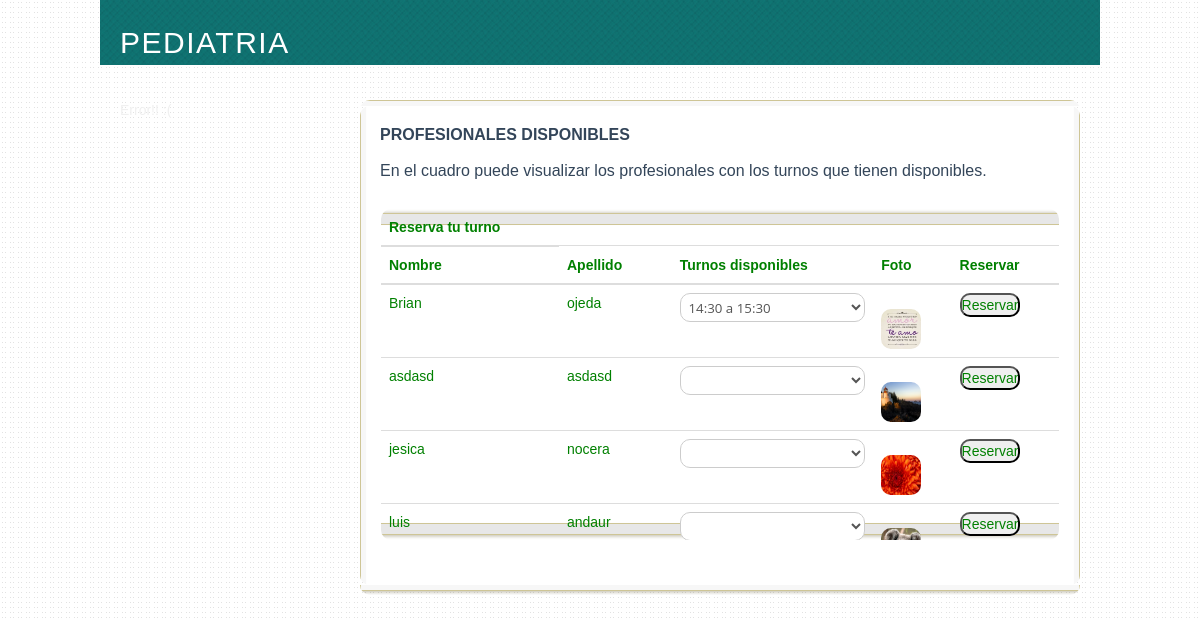
The page /pediatria.php (signed in) on the database its author committed.
### tables this page shows
CREATE TABLE IF NOT EXISTS `medico` (
  `idMedico` int(11) NOT NULL,
  `idEspecialidad` int(11) NOT NULL,
  `idPersona` int(11) NOT NULL
);

CREATE TABLE IF NOT EXISTS `persona` (
  `idPersona` int(11) NOT NULL,
  `nombre` varchar(50) NOT NULL,
  `apellido` varchar(50) NOT NULL,
  `dni` int(11) NOT NULL,
  `direccion` varchar(100) NOT NULL,
  `telefono` int(11) NOT NULL,
  `foto` varchar(50) NOT NULL
);

### class/AccesoDatos.php (called while the page is built, shortened)
<?php
class AccesoDatos
{
    private static $ObjetoAccesoDatos;
    private $objetoPDO;
    private function __construct()
    {
        try {
            $this->objetoPDO = new PDO('mysql:host=localhost;dbname=reservamedica;charset=utf8', 'root', '', array(PDO::ATTR_EMULATE_PREPARES => false,PDO::ATTR_ERRMODE => PDO::ERRMODE_EXCEPTION));
            $this->objetoPDO->exec("SET CHARACTER SET utf8");
            }
        catch (PDOException $e) {
            print "Error!: " . $e->getMessage();
            die();
        }
    }
    public function RetornarConsulta($sql)
    {
        return $this->objetoPDO->prepare($sql);
    }
    public static function dameUnObjetoAcceso()
    {
        if (!isset(self::$ObjetoAccesoDatos)) {
            self::$ObjetoAccesoDatos = new AccesoDatos();
        }
        return self::$ObjetoAccesoDatos;
    }
}
?>

### class/medico.php (called while the page is built, shortened)
<?php
class medico
{
  	public static function TraerTodosLosMedicos()
	{
			$objetoAccesoDato = AccesoDatos::dameUnObjetoAcceso();
			$consulta =$objetoAccesoDato->RetornarConsulta("call TraerTodosLosMedicos()");
			$consulta->execute();
			return $consulta->fetchAll(PDO::FETCH_CLASS, "medico");
	}
}

### class/turno.php (called while the page is built, shortened)
<?php
class turno
{
  	public static function TraerTodosLosTurnos()
	{
			$objetoAccesoDato = AccesoDatos::dameUnObjetoAcceso();
			$consulta =$objetoAccesoDato->RetornarConsulta("call TraerTodosLosTurnos()");
			$consulta->execute();
			return $consulta->fetchAll(PDO::FETCH_CLASS, "turno");
	}
}

### class/hora.php (called while the page is built, shortened)
<?php
class hora
{
	public static function TraerUnaHoraPorID($id)
	{
			$objetoAccesoDato = AccesoDatos::dameUnObjetoAcceso();
			$consulta =$objetoAccesoDato->RetornarConsulta("call TraerUnaHoraPorID(:id)");
			$consulta->bindValue(':id', $id, PDO::PARAM_STR);
			$consulta->execute();
			$cdBuscado= $consulta->fetchObject('hora');
			return $cdBuscado;
	}
}

### pediatria.php (the view, shortened to what this page needs)
<!DOCTYPE html>
<?php
	require_once("class/AccesoDatos.php");
	require_once("class/medico.php");
	require_once("class/turno.php");
	require_once("class/hora.php");
	$arrayMedico=medico::TraerTodosLosMedicos();
	$arrayTurno=turno::TraerTodosLosTurnos();
 ?>
<link rel="stylesheet" href="bower_components/bootstrap/dist/css/bootstrap.min.css">
<link rel="stylesheet" type="text/css" href="css/estilo.css">
<link rel="stylesheet" type="text/css" href="css/animacion.css">
<html>
<head>
	<link rel="stylesheet" href="css/style.css" type="text/css">
</head>
<body onload="botonesPrincipales()">
	<div class="background">
		<div class="page">
			<a href="index.php" id="logo">Pediatria</a>
			<div id="botones" class="sidebar">
			</div>
			<?php if(isset($_SESSION['registrado']))
			{ ?>
			<div class="body" id="body" name="body">
				<div class="programs">
					<div>
						<div>
							<div>
								<h4>Profesionales disponibles</h4>
								<h3>En el cuadro puede visualizar los profesionales con los turnos que tienen disponibles.</h3>
							<div class="featured" style="overflow:scroll;">
								<table  class='table table-hover table-responsive' style="color:green;">
										<thead>
											<tr>
												<th >Reserva tu turno</th>
											</tr>
											<tr>
												<th>Nombre</th><th>Apellido</th><th>Turnos disponibles</th><th>Foto</th><th>Reservar</th>
											</tr>
										</thead>
										<tbody style="">
											<?php
											foreach ($arrayMedico as $medico)
											 {
											 	$idTurno=0;
											 	if($medico->especialidad=="pediatria" )
											 	{
														echo"
															<tr>
																<td>$medico->nombre</td>
																<td>$medico->apellido</td>
																<td>
																<select name='turnos'>";
																foreach ($arrayTurno as $turno)
																 {
																	if($turno->idMedico==$medico->id )
																	{
																		$hora=hora::TraerUnaHoraPorID($turno->idHora);
																		$idTurno=$turno->id;
																		echo "
														           			 <option value='$hora->id'>
														           			 	$hora->descripcion
														           			 </option>";
																	}
																}
															echo" </select>
															</td>";
															echo "<td><img  class='fotoGrilla' src='fotos/$medico->foto'</td>";
															echo "<td><input type='button' value='Reservar' onclick=".'"Reserva('."'$idTurno')".'">';
															echo"</td>
															</tr>";
													}
												}
												 ?>
										</tbody>
								</table>
							</div>
						</div>
					</div>
				</div>
			</div>
			<?php 	}else	{
		echo "<h4 class='glyphicon'>No estas registrado, debe loguearse para ver el contenido de la pagina</h4>";
	}?>
	</div>
</body>
</html>

### css/estilo.css (style rules this page uses)
* { margin:0; padding:0; border-radius: 10px; }
.table-hover>tbody>tr>td { border-radius: 0px ; }
.fotoGrilla { width: 40px; height: 40px; }
body { margin: 0 auto; color:#f0f0f0; background:#3f51b5; font-family:'Open Sans',sans-serif; }
select { width:100%; background:#fff; margin-bottom:2%; border:1px solid #ccc; padding:2%; font-family:'Open Sans',sans-serif; font-size:95%; color:#555; }
h4,h6 { color:#126663; }

### css/style.css (style rules this page uses)
body { margin:0; font-family:Arial, Helvetica, sans-serif; background:url(../images/bg-body.png); }
a { outline:none; }
.background { background:url(../images/bg-background.jpg) no-repeat center top; }
.page { width:960px; margin:0 auto; padding:22px 0 0; }
a#logo { color: #FFFFFF; display: block; font-family: Geneva, Tahoma, Verdana, sans-serif; font-size: 30px; letter-spacing: 0.05em; margin: 0 0 35px; text-decoration: none; text-transform: uppercase; }
.sidebar { float:left; width:240px; }
.body { float:left; margin:0 0 16px; width:720px; }
.body .programs div div { background:url(../images/bg-content.png) repeat-y scroll left top transparent; overflow:hidden; padding:0; }
.body .programs div div div:first-child { overflow:hidden; padding:15px 20px 45px; }
.body .programs div div div:first-child h4 { color:#334559; font-family:"Lucida Grande", "Lucida Sans Unicode", "Lucida Sans", Geneva, Verdana, sans-serif; font-size:16px; font-weight:700; line-height:28px; margin:0; text-transform:uppercase; }
.body .programs div div div:first-child h3 { color:#334559; font-family:"Lucida Grande", "Lucida Sans Unicode", "Lucida Sans", Geneva, Verdana, sans-serif; font-size:16px; font-weight:400; line-height:26px; margin:9px 0 25px; }
.body .programs div div div.featured { background:url(../images/bg-programs-featured.png) repeat-x left top; height:331px; margin:0 1px; position:relative; }
.body .programs div div div.featured img { margin:16px 0 0; }
.body .blog, .body .programs, .body .services, .body .contact { background:url(../images/bg-page-content2.png) no-repeat scroll left bottom transparent; padding:0 0 10px; }
.body .blog div, .body .programs div, .body .services div, .body .contact div { background:url(../images/bg-page-content2-top.png) no-repeat scroll left top transparent; padding:6px 0 0; }

### rows shown on the page
medico: idPersona.nombre "Brian", idPersona.apellido "ojeda", idPersona.foto (picture)
medico: idPersona.nombre "asdasd", idPersona.apellido "asdasd", idPersona.foto (picture)
medico: idPersona.nombre "jesica", idPersona.apellido "nocera", idPersona.foto (picture)
medico: idPersona.nombre "luis", idPersona.apellido "andaur", idPersona.foto (picture)

### other values the page prints
form field turnos "14:30 a 15:30"
